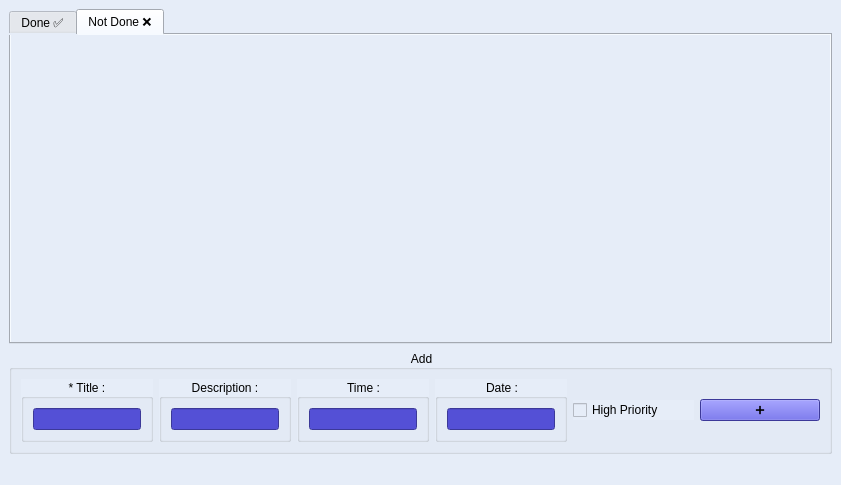
<?xml version="1.0" encoding="UTF-8"?>
<ui version="4.0">
 <class>MainWindow</class>
 <widget class="QMainWindow" name="MainWindow">
  <property name="geometry">
   <rect>
    <x>0</x>
    <y>0</y>
    <width>841</width>
    <height>485</height>
   </rect>
  </property>
  <property name="windowTitle">
   <string>ToDo List</string>
  </property>
  <property name="styleSheet">
   <string notr="true">background-color: rgb(230, 237, 248);</string>
  </property>
  <widget class="QWidget" name="centralwidget">
   <layout class="QVBoxLayout" name="verticalLayout">
    <item>
     <widget class="QTabWidget" name="tabWidget">
      <property name="currentIndex">
       <number>1</number>
      </property>
      <widget class="QWidget" name="tab">
       <attribute name="title">
        <string>Done ✅</string>
       </attribute>
       <layout class="QVBoxLayout" name="verticalLayout_2">
        <item>
         <layout class="QGridLayout" name="gridLayout"/>
        </item>
       </layout>
      </widget>
      <widget class="QWidget" name="tab_2">
       <attribute name="title">
        <string>Not Done ❌</string>
       </attribute>
       <layout class="QVBoxLayout" name="verticalLayout_3">
        <item>
         <layout class="QGridLayout" name="gridLayout_2"/>
        </item>
       </layout>
      </widget>
     </widget>
    </item>
    <item>
     <widget class="QGroupBox" name="groupBox">
      <property name="sizePolicy">
       <sizepolicy hsizetype="Preferred" vsizetype="Maximum">
        <horstretch>0</horstretch>
        <verstretch>0</verstretch>
       </sizepolicy>
      </property>
      <property name="title">
       <string>Add</string>
      </property>
      <property name="alignment">
       <set>Qt::AlignCenter</set>
      </property>
      <layout class="QHBoxLayout" name="horizontalLayout_5">
       <item>
        <widget class="QGroupBox" name="groupBox_2">
         <property name="title">
          <string>* Title :</string>
         </property>
         <property name="alignment">
          <set>Qt::AlignCenter</set>
         </property>
         <layout class="QHBoxLayout" name="horizontalLayout">
          <item>
           <widget class="QLineEdit" name="tb_title">
            <property name="sizePolicy">
             <sizepolicy hsizetype="Minimum" vsizetype="Fixed">
              <horstretch>0</horstretch>
              <verstretch>0</verstretch>
             </sizepolicy>
            </property>
            <property name="styleSheet">
             <string notr="true">background-color: rgb(84, 80, 214);
color: rgb(253, 252, 255);</string>
            </property>
            <property name="alignment">
             <set>Qt::AlignCenter</set>
            </property>
           </widget>
          </item>
         </layout>
        </widget>
       </item>
       <item>
        <widget class="QGroupBox" name="groupBox_3">
         <property name="title">
          <string>Description :</string>
         </property>
         <property name="alignment">
          <set>Qt::AlignCenter</set>
         </property>
         <layout class="QHBoxLayout" name="horizontalLayout_2">
          <item>
           <widget class="QLineEdit" name="tb_description">
            <property name="sizePolicy">
             <sizepolicy hsizetype="Minimum" vsizetype="Fixed">
              <horstretch>0</horstretch>
              <verstretch>0</verstretch>
             </sizepolicy>
            </property>
            <property name="styleSheet">
             <string notr="true">background-color: rgb(84, 80, 214);
color: rgb(253, 252, 255);</string>
            </property>
            <property name="alignment">
             <set>Qt::AlignCenter</set>
            </property>
           </widget>
          </item>
         </layout>
        </widget>
       </item>
       <item>
        <widget class="QGroupBox" name="groupBox_4">
         <property name="title">
          <string>Time :</string>
         </property>
         <property name="alignment">
          <set>Qt::AlignCenter</set>
         </property>
         <layout class="QHBoxLayout" name="horizontalLayout_3">
          <item>
           <widget class="QLineEdit" name="tb_time">
            <property name="sizePolicy">
             <sizepolicy hsizetype="Minimum" vsizetype="Fixed">
              <horstretch>0</horstretch>
              <verstretch>0</verstretch>
             </sizepolicy>
            </property>
            <property name="styleSheet">
             <string notr="true">background-color: rgb(84, 80, 214);
color: rgb(253, 252, 255);</string>
            </property>
            <property name="alignment">
             <set>Qt::AlignCenter</set>
            </property>
           </widget>
          </item>
         </layout>
        </widget>
       </item>
       <item>
        <widget class="QGroupBox" name="groupBox_5">
         <property name="title">
          <string>Date :</string>
         </property>
         <property name="alignment">
          <set>Qt::AlignCenter</set>
         </property>
         <layout class="QHBoxLayout" name="horizontalLayout_4">
          <item>
           <widget class="QLineEdit" name="tb_date">
            <property name="sizePolicy">
             <sizepolicy hsizetype="Minimum" vsizetype="Fixed">
              <horstretch>0</horstretch>
              <verstretch>0</verstretch>
             </sizepolicy>
            </property>
            <property name="styleSheet">
             <string notr="true">background-color: rgb(84, 80, 214);
color: rgb(253, 252, 255);</string>
            </property>
            <property name="alignment">
             <set>Qt::AlignCenter</set>
            </property>
           </widget>
          </item>
         </layout>
        </widget>
       </item>
       <item>
        <widget class="QCheckBox" name="checkbox_priority">
         <property name="text">
          <string>High Priority</string>
         </property>
        </widget>
       </item>
       <item>
        <widget class="QPushButton" name="add_btn">
         <property name="sizePolicy">
          <sizepolicy hsizetype="Minimum" vsizetype="Maximum">
           <horstretch>0</horstretch>
           <verstretch>0</verstretch>
          </sizepolicy>
         </property>
         <property name="styleSheet">
          <string notr="true">background-color: rgb(84, 80, 214);</string>
         </property>
         <property name="text">
          <string>➕</string>
         </property>
        </widget>
       </item>
      </layout>
     </widget>
    </item>
   </layout>
  </widget>
  <widget class="QMenuBar" name="menubar">
   <property name="geometry">
    <rect>
     <x>0</x>
     <y>0</y>
     <width>841</width>
     <height>22</height>
    </rect>
   </property>
  </widget>
  <widget class="QStatusBar" name="statusbar"/>
 </widget>
 <resources/>
 <connections/>
</ui>
